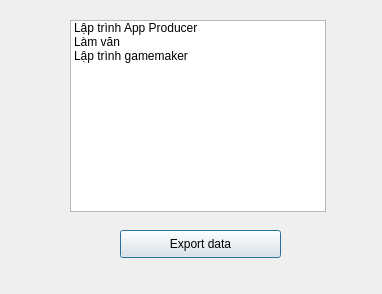
<?xml version="1.0" encoding="UTF-8"?>
<ui version="4.0">
 <class>Dialog</class>
 <widget class="QDialog" name="Dialog">
  <property name="geometry">
   <rect>
    <x>0</x>
    <y>0</y>
    <width>382</width>
    <height>294</height>
   </rect>
  </property>
  <property name="windowTitle">
   <string>Dialog</string>
  </property>
  <widget class="QListWidget" name="listWidget">
   <property name="geometry">
    <rect>
     <x>70</x>
     <y>20</y>
     <width>256</width>
     <height>192</height>
    </rect>
   </property>
   <item>
    <property name="text">
     <string>Lập trình App Producer</string>
    </property>
   </item>
   <item>
    <property name="text">
     <string>Làm văn</string>
    </property>
   </item>
   <item>
    <property name="text">
     <string>Lập trình gamemaker</string>
    </property>
   </item>
   <item>
    <property name="text">
     <string/>
    </property>
   </item>
  </widget>
  <widget class="QPushButton" name="pushButton">
   <property name="geometry">
    <rect>
     <x>120</x>
     <y>230</y>
     <width>161</width>
     <height>28</height>
    </rect>
   </property>
   <property name="text">
    <string>Export data</string>
   </property>
  </widget>
 </widget>
 <resources/>
 <connections/>
</ui>
